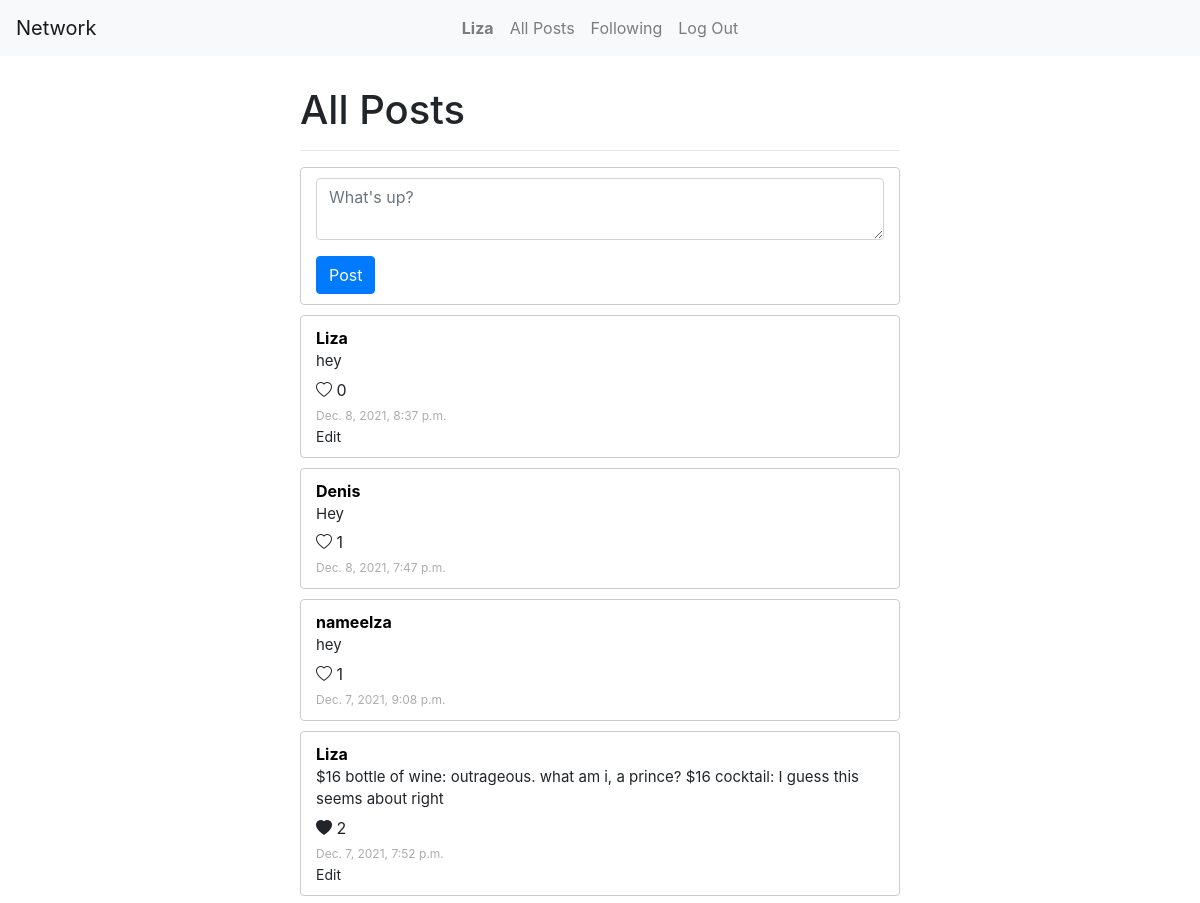
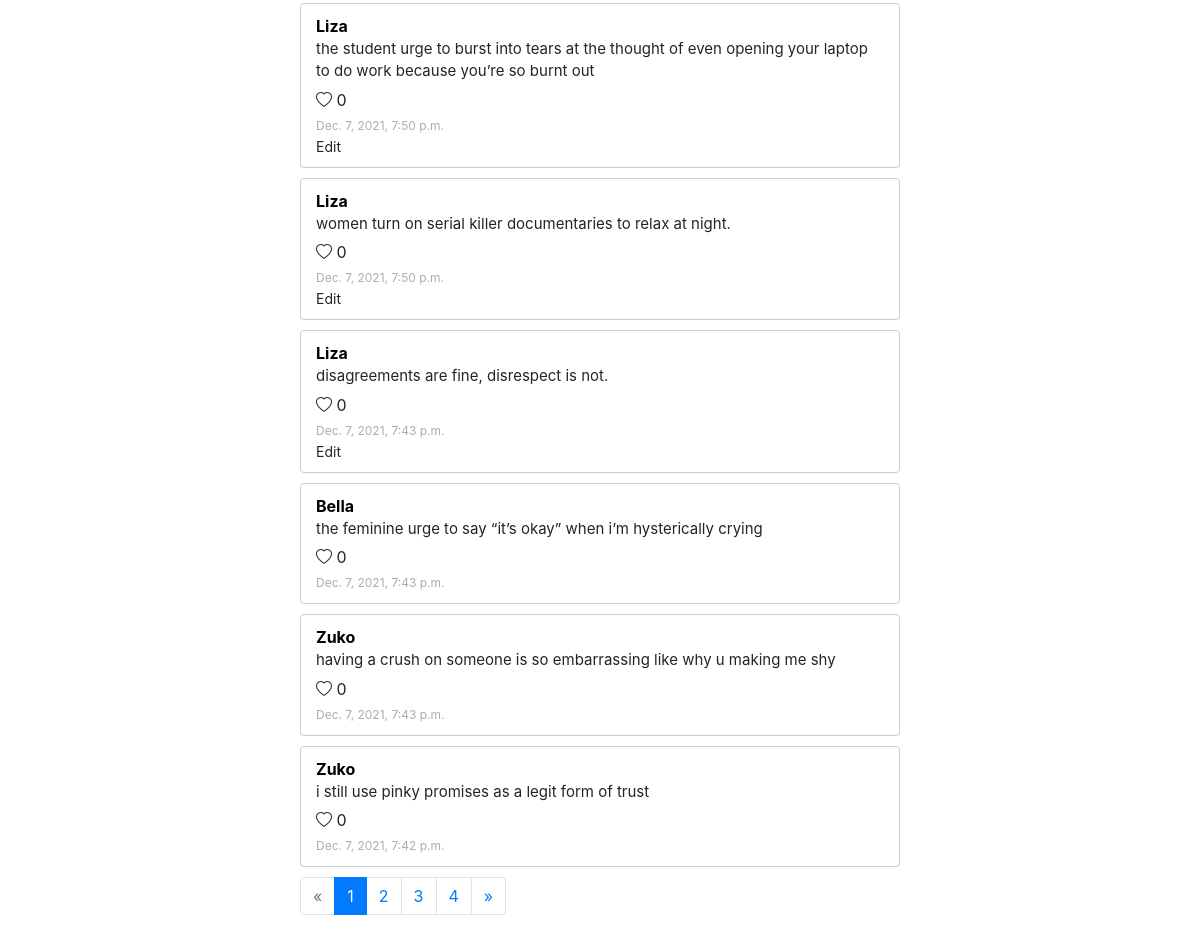
/ (signed in), run on the app's committed database (2 pictures, top to bottom).
### network/models.py (models this page shows)
class User(AbstractUser):
    pass

class Posts(models.Model):
    content = models.TextField()
    date =  models.DateTimeField(auto_now_add=True)
    user = models.ForeignKey(User, on_delete=models.CASCADE)
    likers = models.ManyToManyField(User, related_name='liked', blank=True)
    likesCount = models.IntegerField(default=0)

### network/views.py (the view)
# urls.py: path("", views.index, name="index"),
def index(request):
    if request.user.is_authenticated:
        if request.method =="POST":
            content = request.POST["content"]
            user = request.user
            new_post = Posts.objects.create(user=user, content=content)
            new_post.save()
            return HttpResponseRedirect(reverse("index"))
        else:
            posts = Posts.objects.order_by("-date").all()
            for post in posts:
                post.likesCount = post.likers.count()
                post.save()
            paginator = Paginator(posts, 10)
            page_number = request.GET.get('page')
            page_obj = paginator.get_page(page_number)
            return render(request, "network/index.html", {
                "all": True,
                "page_obj": page_obj
            })
    else:
        return render(request, "network/login.html")

### network/templates/network/index.html (shortened to what this page needs)
{% extends "network/layout.html" %}
{% block body %}
{% if all %}
  <h1>All Posts</h1>
  <hr />
  <div class="post" id="newPost">
    <form action="{% url 'index' %}" method="POST">
      <div class="form-group">
        <textarea
          placeholder="What's up?"
          name="content"
          class="form-control w-100"
          maxlength="300"
        ></textarea>
      </div>
      <input class="btn btn-primary" type="submit" value="Post" />
    </form>
  </div>
{% else %}
  <h1>Following</h1>
  <hr />
{% endif %}
{% for post in page_obj%}
<div class="post">
  <a href="{% url 'profile' post.user.username %}"><div class="username">{{post.user.username}}</div></a>
  <p class="content" id="content-{{post.id}}">{{post.content}}</p>
  <div id="likeIcon">
    <span>
      {% if user in post.likers.all %}
      <i class="like_button bi bi-heart-fill" data-id="{{post.id}}"></i>
      {% else %}
      <i class="like_button bi bi-heart" data-id="{{post.id}}"></i>
      {% endif %}
      <span id="likes-{{post.id}}">{{post.likesCount}}</span>
    </span>
  </div>
  <small>{{post.date}}</small>
  {% if post.user.username == user.username %}
  <div class="edit" data-id="{{post.id}}">Edit</div>
  {% endif %}
</div>
{%endfor%}
{% if page_obj %}
<nav aria-label="Page navigation">
  <ul class="pagination">
    {% if page_obj.has_previous %}
    <li class="page-item">
      <a class="page-link" href="?page={{ page_obj.previous_page_number }}" aria-label="Previous">
        <span aria-hidden="true">&laquo;</span>
      </a>
    </li>
    {% else %}
    <li class="page-item disabled">
      <a class="page-link" href="#" aria-label="Previous">
        <span aria-hidden="true">&laquo;</span>
      </a>
    </li>
    {% endif %}
    {% for page in page_obj.paginator.page_range %}
    {% if page == page_obj.number %}
    <li class="page-item active">
      <a class="page-link" href="?page={{ page }}">{{ page }}</a>
    </li>
    {% else %}
    <li class="page-item">
      <a class="page-link" href="?page={{ page }}">{{ page }}</a>
    </li>
    {% endif %}
    {% endfor %}
    {% if page_obj.has_next %}
    <li class="page-item">
      <a class="page-link" href="?page={{ page_obj.next_page_number }}" aria-label="Next">
        <span aria-hidden="true">&raquo;</span>
      </a>
    </li>
    {% else %}
    <li class="page-item disabled">
      <a class="page-link" href="#" aria-label="Next">
        <span aria-hidden="true">&raquo;</span>
      </a>
    </li>
    {% endif %}
  </ul>
</nav>
{% endif %}
{% endblock %}

### network/templates/network/layout.html (shortened to what this page needs)
{% load static %}
<!DOCTYPE html>
<html lang="en">
    <head>
        <link rel="stylesheet" href="https://stackpath.bootstrapcdn.com/bootstrap/4.4.1/css/bootstrap.min.css">
        <link href="{% static 'network/styles.css' %}" rel="stylesheet">
        <link rel="stylesheet" href="https://cdn.jsdelivr.net/npm/bootstrap-icons@1.7.2/font/bootstrap-icons.css">
    </head>
    <body>
        <nav class="navbar navbar-expand-lg navbar-light bg-light">
            <a class="navbar-brand" href="{% url 'index' %}">Network</a>
            <div class="insidenav">
              <ul class="navbar-nav mr-auto">
                {% if user.is_authenticated %}
                    <li class="nav-item">
                        <a class="nav-link" href="{% url 'profile' user.username %}"><strong>{{ user.username }}</strong></a>
                    </li>
                {% endif %}
                <li class="nav-item">
                  <a class="nav-link" href="{% url 'index' %}">All Posts</a>
                </li>
                {% if user.is_authenticated %}
                    <li class="nav-item">
                        <a class="nav-link" href="{% url 'following_view' %}">Following</a>
                    </li>
                    <li class="nav-item">
                        <a class="nav-link" href="{% url 'logout' %}">Log Out</a>
                    </li>
                {% endif %}
              </ul>
            </div>
          </nav>
        <div class="body">
            {% block body %}
            {% endblock %}
        </div>
    </body>
</html>

### network/static/network/styles.css (style rules this page uses)
.insidenav { position: relative; margin: 0 auto; }
.navbar-brand { position: absolute; }
.body { width: 50%; margin: 30px auto; }
.username { font-size: 16px; font-weight: bold; color: black; }
.post { max-height: fit-content; border: 1px solid #ccc; border-radius: 4px; padding: 10px 15px; margin-top: 10px;; }
.post:not(:last-child) { margin-bottom: 10px; }
textarea { border: none; }
.content { font-size: 15px; margin-bottom: 5px; }
small { font-size: 12px; color: rgb(172, 172, 172); }
.edit, .save { font-size: 14px; }

### data on the page
User: username "Liza"
Posts: user.username "Liza", content "hey", likesCount "0", date "Dec. 8, 2021, 8:37 p.m."
Posts: user.username "Denis", content "Hey", likesCount "1", date "Dec. 8, 2021, 7:47 p.m."
Posts: user.username "nameelza", content "hey", likesCount "1", date "Dec. 7, 2021, 9:08 p.m."
Posts: user.username "Liza", content "$16 bottle of wine: outrageous. what am i, a prince? $16 cocktail: I guess this seems about right", likesCount "2", date "Dec. 7, 2021, 7:52 p.m."
Posts: user.username "Liza", content "the student urge to burst into tears at the thought of even opening your laptop to do work because you’re so burnt out", likesCount "0", date "Dec. 7, 2021, 7:50 p.m."
Posts: user.username "Liza", content "women turn on serial killer documentaries to relax at night.", likesCount "0", date "Dec. 7, 2021, 7:50 p.m."
Posts: user.username "Liza", content "disagreements are fine, disrespect is not.", likesCount "0", date "Dec. 7, 2021, 7:43 p.m."
Posts: user.username "Bella", content "the feminine urge to say “it’s okay” when i’m hysterically crying", likesCount "0", date "Dec. 7, 2021, 7:43 p.m."
Posts: user.username "Zuko", content "having a crush on someone is so embarrassing like why u making me shy", likesCount "0", date "Dec. 7, 2021, 7:43 p.m."
Posts: user.username "Zuko", content "i still use pinky promises as a legit form of trust", likesCount "0", date "Dec. 7, 2021, 7:42 p.m."

### other printed values
{{ page }} "1"
{{ page }} "2" "3" "4"
